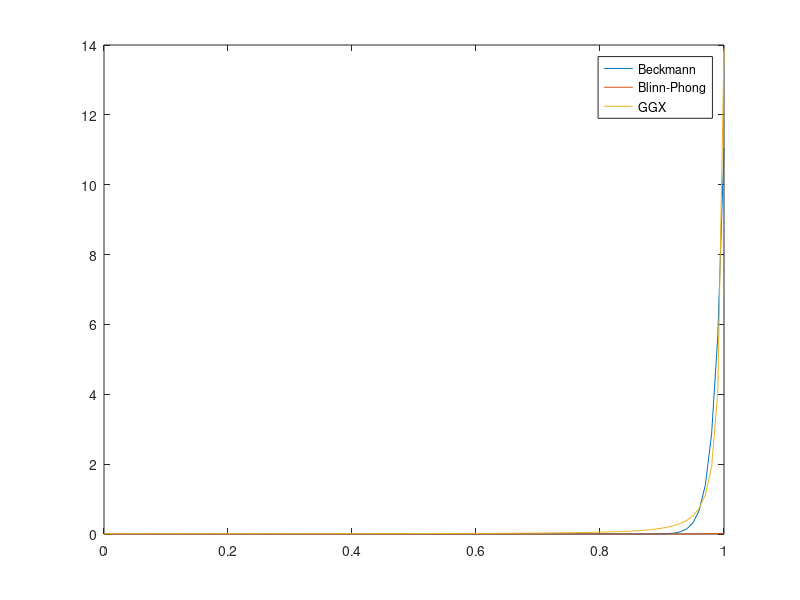

Write the MATLAB code that produced this figure.
clear; close all; clc;
rough = 0.412;
rough2 = 0.5;
rough3 = 0.389;
a = rough * rough;
a2 = rough2 * rough2;
a3 = rough3 * rough3;
x = (0:0.01:1);
beck =  1./(pi * a.^2.*(x.^4)) .* exp((x.^2 - 1)./ (a.^2 * x.^2));
bling = (1/pi*a2.^2) .* (power(x,((2/a2.^2) - 2)));
ggx = (a3^2) ./( pi * ((x.^2)*(a3^2 - 1) +1).^2);
plot(x, beck,'DisplayName','Beckmann');
hold on;
plot(x, bling,'DisplayName','Blinn-Phong');
hold on;
plot(x, ggx, 'DisplayName','GGX');
lgd = legend;